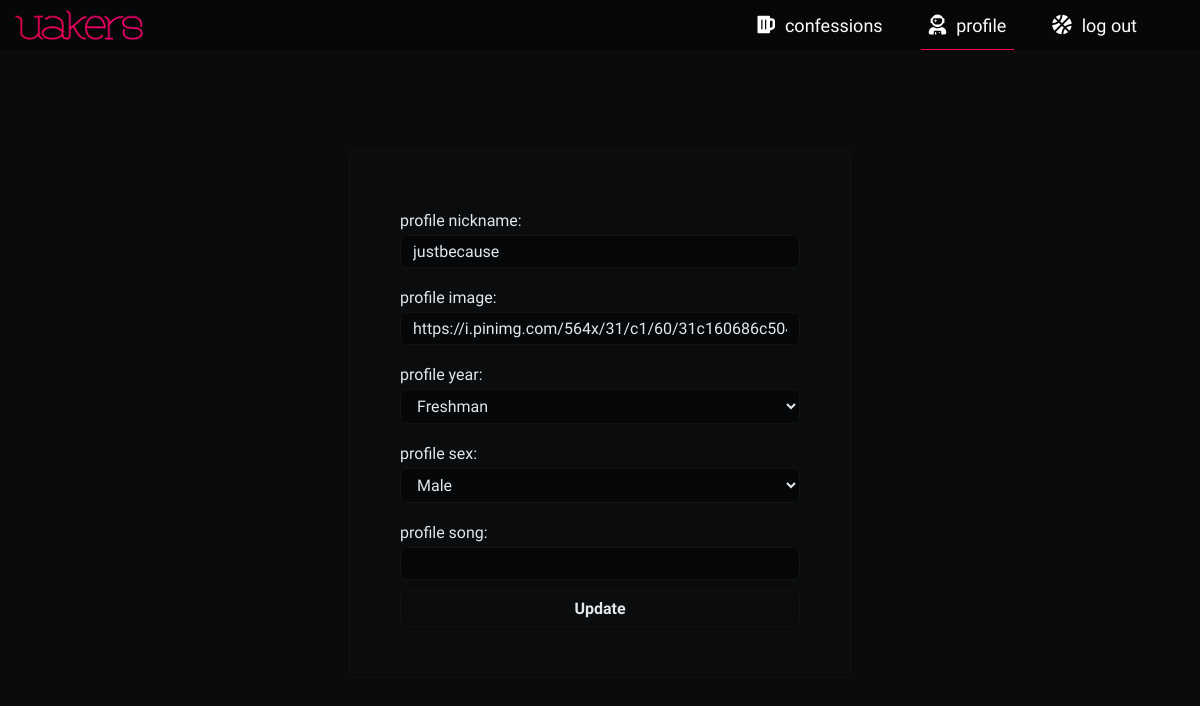
The app's page /profile/update (signed in), older data.
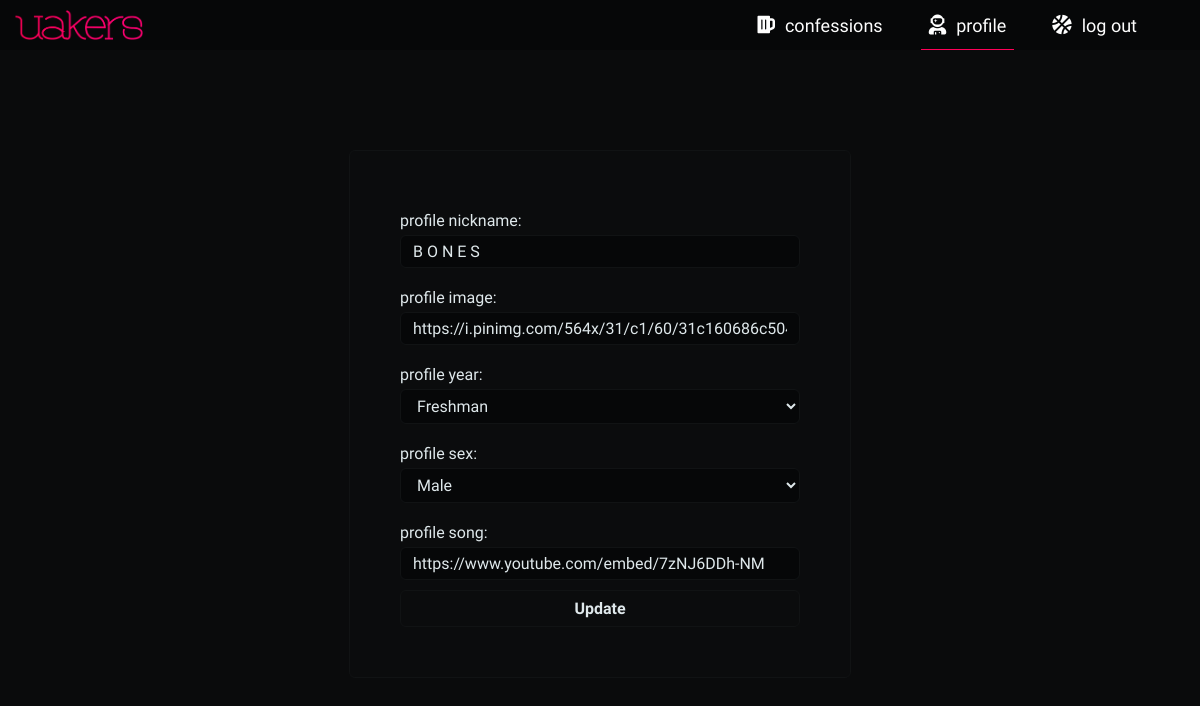
The same page, newer data.
### home/models.py (models this page shows, shortened)
class UserProfile(AbstractUser):
    profile_nickname        = models.CharField(max_length=35)
    profile_year            = models.CharField(max_length=2, choices=YCHOICES)
    profile_sex             = models.CharField(max_length=1, choices=SCHOICES)
    profile_image           = models.CharField(max_length=700, blank=True)
    profile_slug            = models.SlugField(blank=True, max_length=900, unique=True)
    profile_song            = models.CharField(max_length=300, blank=True, null=True)
    def __init__(self, *args, **kwargs):
        self._meta.get_field(
            'username'
        ).validators[0] = CustomUsernameValidator()
        super().__init__(*args, **kwargs)

### uprofile/views.py (the view)
# urls.py: path('update', views.UserProfileUpdate.as_view(), name='user_profile_update_view'),
class UserProfileUpdate(UpdateView):
    model = UserProfile
    fields = ['profile_nickname', 'profile_image', 'profile_year', 'profile_sex', 'profile_song']
    template_name = 'uprofile/profile_update_view.html'
    success_url = '/profile/v'
    def get_object(self):
        object = get_object_or_404(UserProfile, profile_slug=self.request.user.profile_slug)
        return object

### uprofile/templates/uprofile/profile_update_view.html (shortened to what this page needs)
{% extends 'base.html' %}
{% load static %}
{% load follow_numbers %}
{% block upro-underbar-up %}mn-underbar-up{% endblock %}
{% block css %}
  <link rel="stylesheet" href="{% static 'home/css/auth_views.css' %}">
  <link rel="stylesheet" href="{% static 'uprofile/css/profile_update_view.css'%}">
{% endblock %}
{% block body %}
  <div class="rest-auth">
    <div class="auth-options">
      {% include 'home/auth_box.html' %}
    </div>
  </div>
{% endblock %}

### home/templates/home/auth_box.html (shortened to what this page needs)
<form class="auth-form" method="post">
  <div class="auth-container">
  {% for field in form %}
    <div class="auth-cont">
      <div class="auth-label">
        {{ field.label_tag }}
      </div>
      <div class="auth-inp">
        {{ field }}
      </div>
    </div>
  {% endfor %}
    <div class="auth-cont-btn">
      <button class="auth-btn" type="submit">{% if sign_up_btn %}{{ sign_up_btn }}{% elif request.path == '/profile/update' %}Update{% else %}Log in{% endif %}</button>
    </div>
  </div>
</form>

Row changes from the older to the newer data that the page shows:
changed UserProfile "https://i.pinimg.com/564x/31/c1/60/31c160686c50491fe5bcdcaef6d12010.jpg": profile_nickname "justbecause" → "B O N E S"; profile_song (not shown) → "https://www.youtube.com/embed/7zNJ6DDh-NM"
